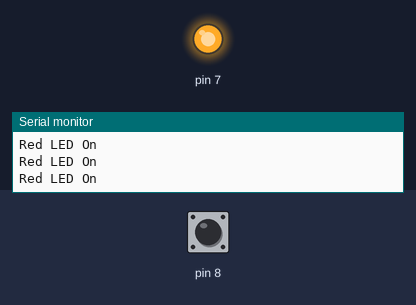
Recording of a sketch running on a simulated Arduino Uno, built with avr-gcc and run on an emulated ATmega328P. On the bench: output pins drawn as LEDs (lit = HIGH), the last lines printed to the serial monitor. Dashed ring = blinking. The inputs (shaded band) are chosen by the test bench; at power-on: pin 8 HIGH.

Above: at 1.2 s.
1.3 s: pin 8 driven LOW
At 1.9 s:
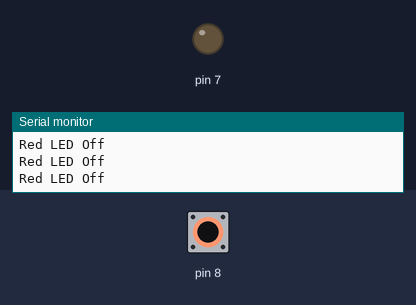
2.8 s: pin 8 driven HIGH
At 4.2 s:
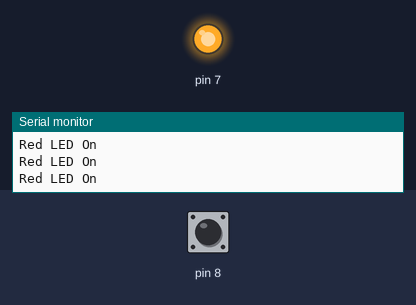
5.8 s: pin 8 pulsed LOW 2 times (0.12 s each, 0.3 s apart)
At 6.01 s:
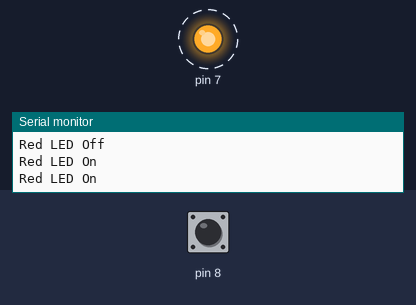
9.4 s: pin 8 pulsed LOW 5 times (0.12 s each, 0.3 s apart)
At 11.5 s:
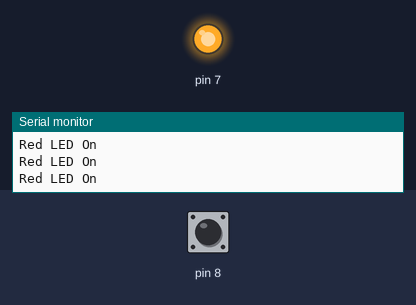
Timing chart, 0 to 13.0 s (numbered marks = the images above; inputs shaded):
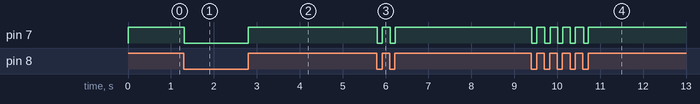

The sketch:

digitalRead_pin8.ino
```cpp
boolean flag;
void setup() {
  // put your setup code here, to run once:
Serial.begin(9600);
pinMode(7, OUTPUT);
pinMode(8, INPUT);
}

void loop() {
  // put your main code here, to run repeatedly:
flag = digitalRead(8);
if(flag == false){
  digitalWrite(7, LOW);
  Serial.println("Red LED Off");
  }
if(flag == true){
  digitalWrite(7, HIGH);
  Serial.println("Red LED On");
  }
}
```

Measured:
- after the input at 1.3 s, pin 7: HIGH → LOW at once
- after the input at 2.8 s, pin 7: LOW → HIGH at once
- after the input at 5.8 s, pin 7: alternates HIGH for 0.19 s and LOW for 0.12 s, 4 changes in all, then stays HIGH, starting at once
- after the input at 9.4 s, pin 7: alternates HIGH for 0.18 s and LOW for 0.12 s, 10 changes in all, then stays HIGH, starting at once
